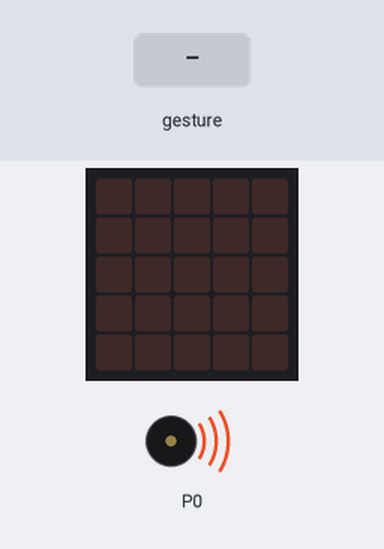
The program below on a simulated BBC micro:bit (MakeCode). Shown: the board's 5×5 LED display, buzzer (waves = sounding). Inputs (shaded band) come from the test bench. Random numbers come from a fixed seed; a tilt is held for 1.5 s and a shake lasts 1 s, then the board lies face up again.

Above: at 1.2 s.
1.3 s: gesture 'shake'
At 1.9 s:
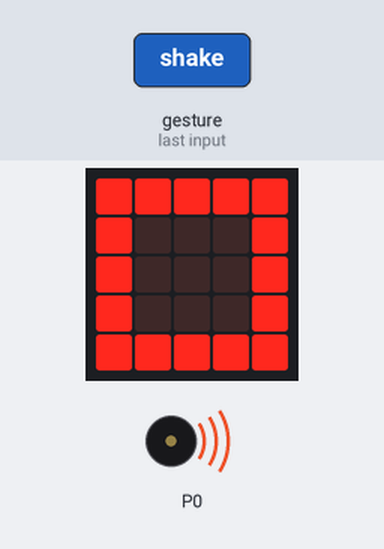
4.3 s: gesture 'shake'
At 4.9 s:
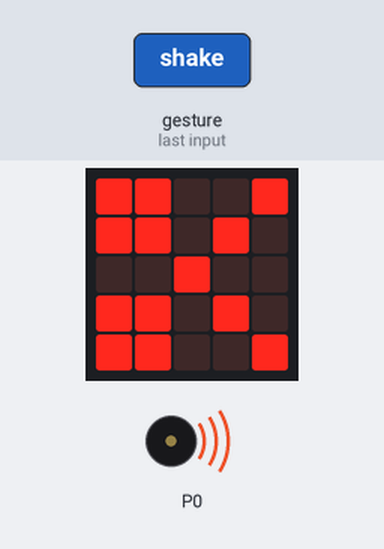
Timing chart, 0 to 13.3 s (numbered marks = the images above; inputs shaded):
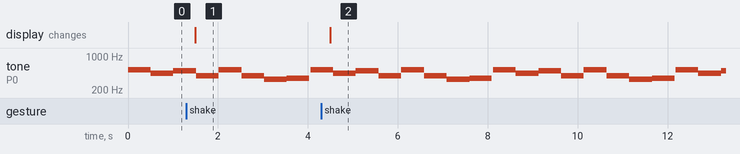

Measured:
- after the input at 1.3 s, the display: changes after 0.20 s (image 1)
- after the input at 4.3 s, the display: changes after 0.20 s (image 2)
- by itself, tone on P0: repeats every 4.1 s: 494 Hz 0.51 s, 392 Hz 0.51 s, 523 Hz 0.51 s, 392 Hz 0.51 s, 330 Hz 0.51 s, 349 Hz 0.50 s, silent 0.03 s, 523 Hz 0.51 s, 440 Hz 0.51 s

The program:

main.ts
```typescript
let movimento = 0
input.onGesture(Gesture.Shake, function () {
    movimento = randint(1, 3)
    if (movimento == 1) {
        basic.showLeds(`
            # # # # #
            # . . . #
            # . . . #
            # . . . #
            # # # # #
            `)
    } else if (movimento == 2) {
        basic.showLeds(`
            . . . . .
            . # # # .
            # # # # #
            # # # # #
            . . . . .
            `)
    } else {
        basic.showLeds(`
            # # . . #
            # # . # .
            . . # . .
            # # . # .
            # # . . #
            `)
    }
})
basic.forever(function () {
    music.playMelody("C5 A B G C5 G E F ", 120)
})
```

test.ts
```typescript
// testes vão aqui; isto não será compilado quando este pacote for usado como uma extensão.
```
